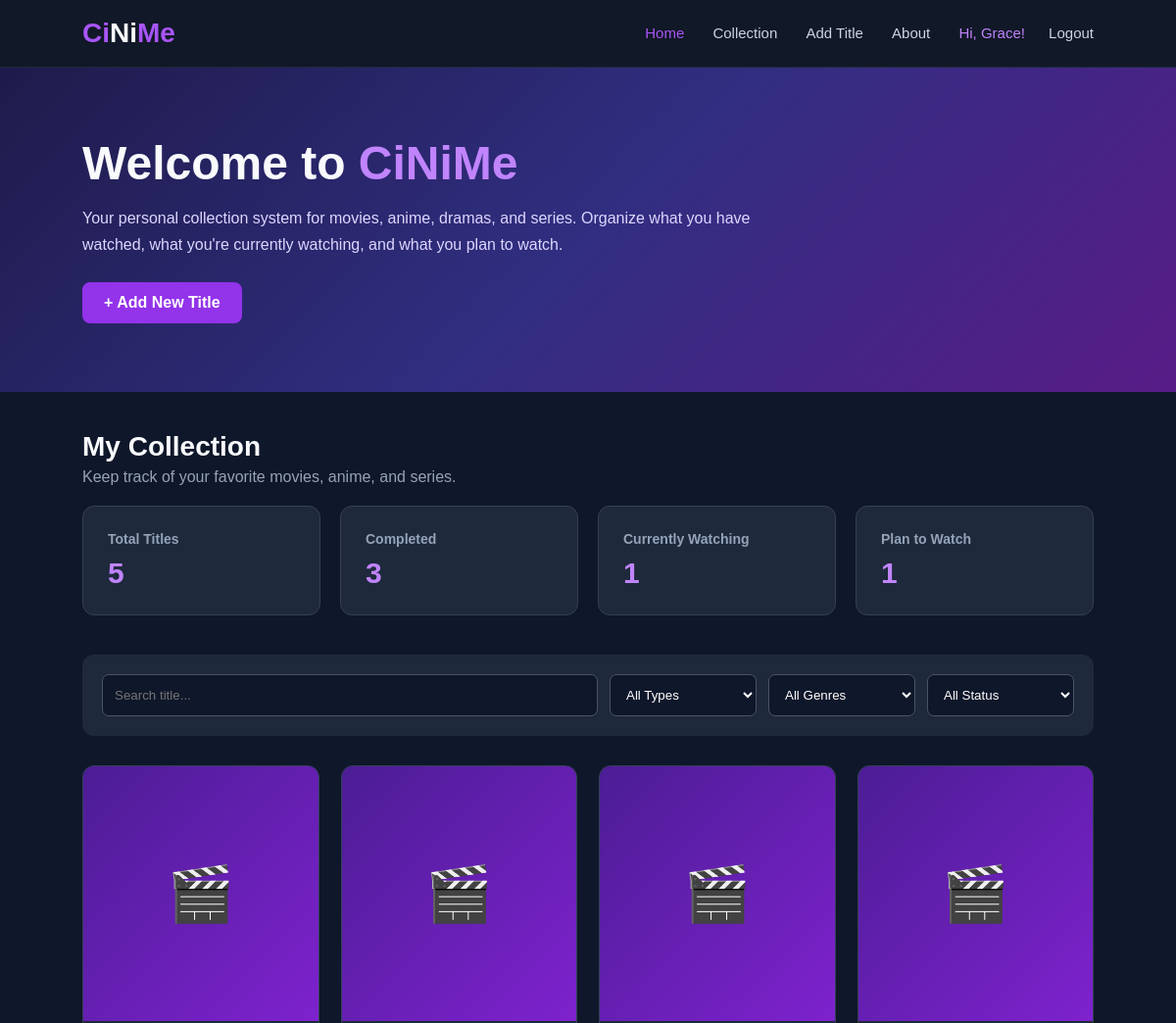
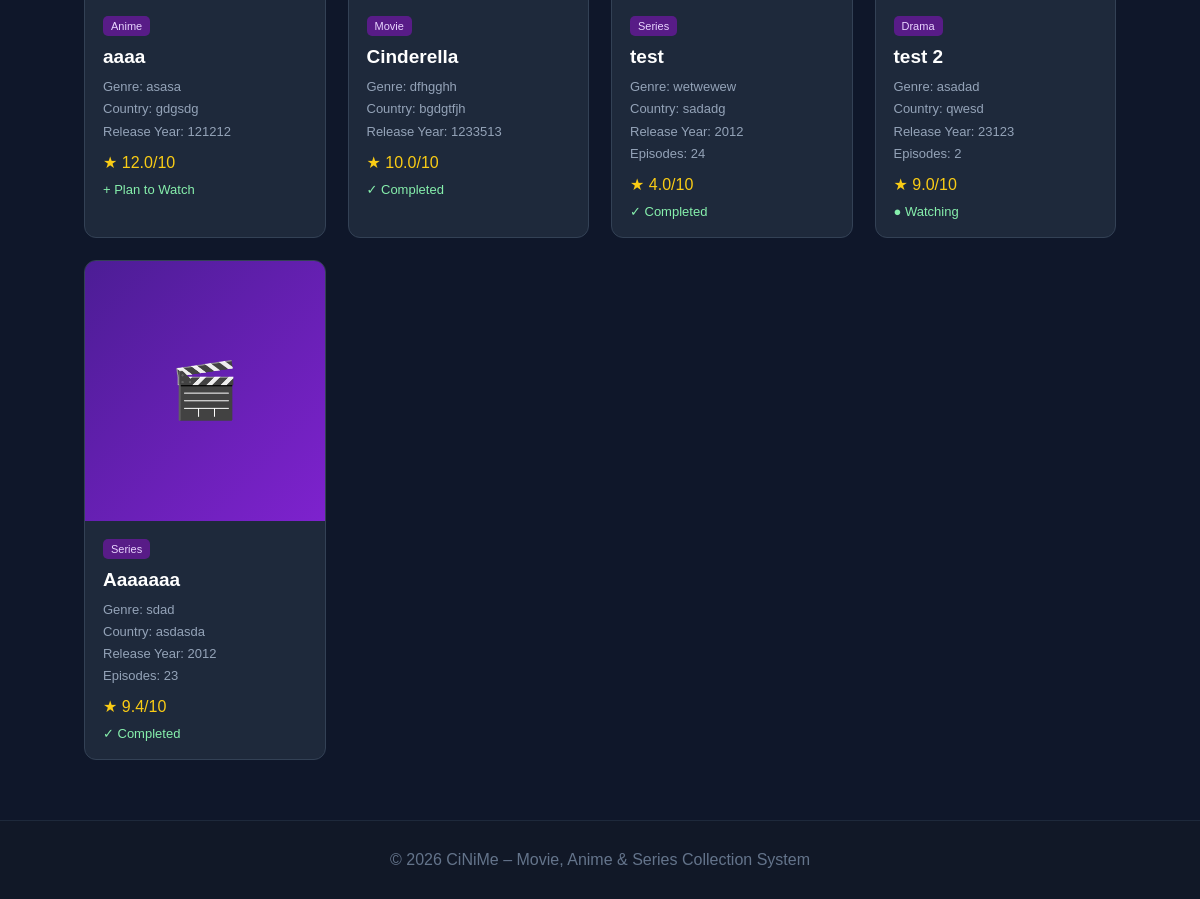
Screenshot of / (signed in) with the database file from the repository (2 pictures, top to bottom).
### Zamora_App/models.py (models this page shows, shortened)
class Movie(models.Model):
    TYPE_CHOICES = [
        ('Movie', 'Movie'),
        ('Anime', 'Anime'),
        ('Series', 'Series'),
        ('Drama', 'Drama'),
    ]
    STATUS_CHOICES = [
        ('Plan to Watch', 'Plan to Watch'),
        ('Watching', 'Watching'),
        ('Completed', 'Completed'),
    ]
    user = models.ForeignKey(
        User,
        on_delete=models.CASCADE,
        related_name='movies',
        null=True,
        blank=True
    )
    title = models.CharField(max_length=200)
    type = models.CharField(max_length=20, choices=TYPE_CHOICES)
    genre = models.CharField(max_length=100)
    country = models.CharField(max_length=100)
    release_year = models.IntegerField()
    status = models.CharField(max_length=20, choices=STATUS_CHOICES)
    rating = models.DecimalField(max_digits=3, decimal_places=1, null=True, blank=True)
    episodes = models.IntegerField(default=1)
    description = models.TextField(blank=True)

### Zamora_App/views.py (the view)
# urls.py: path('', views.index, name='index'),
@login_required
def index(request):
    return render(
        request,
        'Inventory/home.html',
        _home_context(request, MovieForm()),
    )

### Zamora_App/forms.py (shortened to what this page needs)
class MovieForm(forms.ModelForm):
    rating = forms.TypedChoiceField(
        choices=RATING_CHOICES,
        coerce=Decimal,
        required=False,
        widget=forms.Select(),
    )
    class Meta:
        model = Movie
        fields = [
            'title',
            'type',
            'genre',
            'country',
            'release_year',
            'status',
            'rating',
            'episodes',
            'description',
        ]
        widgets = {
            'title': forms.TextInput(),
            'type': forms.Select(),
            'genre': forms.TextInput(),
            'country': forms.TextInput(),
            'release_year': forms.NumberInput(),
            'status': forms.Select(),
            'episodes': forms.NumberInput(),
            'description': forms.Textarea(),
        }

### Zamora_App/views.py (called while the page is built)
def _home_context(request, form):
    movies = Movie.objects.filter(user=request.user)
    return {
        'movies': movies,
        'form': form,
        'total_titles': movies.count(),
        'completed_count': movies.filter(status='Completed').count(),
        'watching_count': movies.filter(status='Watching').count(),
        'plan_count': movies.filter(status='Plan to Watch').count(),
    }

### Zamora_App/templates/inventory/home.html (shortened to what this page needs)
{% load static %}
<!DOCTYPE html>
<html lang="en">
<head>
    <link rel="stylesheet" href="{% static 'css/style.css' %}">
</head>
<body>
    <header>
        <div class="logo">
            Ci<span>Ni</span>Me
        </div>
        <nav>
            <a href="#"
               class="active"
               onclick="showHome(); return false;">
                Home
            </a>
            <a href="#"
               onclick="showCollection(); return false;">
                Collection
            </a>
            <a href="#"
               onclick="showAdd(); return false;">
                Add Title
            </a>
            <a href="#"
               onclick="showAbout(); return false;">
                About
            </a>
            {% if user.is_authenticated %}
                <span class="nav-user">
                    Hi, {{ user.username }}!
                </span>
                <form method="POST"
                      action="{% url 'logout' %}"
                      class="logout-form">
                    <button type="submit" class="logout-button">
                        Logout
                    </button>
                </form>
            {% endif %}
        </nav>
    </header>
    <div id="home">
        <section class="hero">
            <div class="hero-content">
                <h1>
                    Welcome to <span>CiNiMe</span>
                </h1>
                <p>
                    Your personal collection system for movies, anime,
                    dramas, and series. Organize what you have watched,
                    what you're currently watching, and what you plan
                    to watch.
                </p>
                <a href="#"
                   class="btn"
                   onclick="showAdd(); return false;">
                    + Add New Title
                </a>
            </div>
        </section>
        <main>
            <div class="section-title">
                <h2>
                    My Collection
                </h2>
                <p>
                    Keep track of your favorite movies, anime, and series.
                </p>
            </div>
            <section class="stats">
                <div class="stat-card">
                    <h3>
                        Total Titles
                    </h3>
                    <div class="number">
                        {{ total_titles }}
                    </div>
                </div>
                <div class="stat-card">
                    <h3>
                        Completed
                    </h3>
                    <div class="number">
                        {{ completed_count }}
                    </div>
                </div>
                <div class="stat-card">
                    <h3>
                        Currently Watching
                    </h3>
                    <div class="number">
                        {{ watching_count }}
                    </div>
                </div>
                <div class="stat-card">
                    <h3>
                        Plan to Watch
                    </h3>
                    <div class="number">
                        {{ plan_count }}
                    </div>
                </div>
            </section>
            <section class="filters">
                <input
                    type="text"
                    id="searchInput"
                    placeholder="Search title..."
                >
                <select id="typeFilter">
                    <option value="">
                        All Types
                    </option>
                </select>
                <select id="genreFilter">
                    <option value="">
                        All Genres
                    </option>
                </select>
                <select id="statusFilter">
                    <option value="">
                        All Status
                    </option>
                </select>
            </section>
            <section class="collection" id="homeCollection">
                {% for movie in movies %}
                <article
                    class="card"
                    data-title="{{ movie.title|lower }}"
                    data-type="{{ movie.type }}"
                    data-genre="{{ movie.genre }}"
                    data-status="{{ movie.status }}"
                >
                    <div class="poster">
                        🎬
                    </div>
                    <div class="card-content">
                        <span class="type">
                            {{ movie.type }}
                        </span>
                        <h3>
                            <a href="{% url 'edit' movie.pk %}" class="title-link">
                                {{ movie.title }}
                            </a>
                        </h3>
                        <div class="card-info">
                            Genre:
                            {{ movie.genre }}
                            <br>
                            Country:
                            {{ movie.country }}
                            <br>
                            Release Year:
                            {{ movie.release_year }}
                            {% if movie.type != "Movie" and movie.episodes > 0 %}
                                <br>
                                Episodes:
                                {{ movie.episodes }}
                            {% endif %}
                        </div>
                        {% if movie.rating is not None %}
                            <div class="rating">
                                ★ {{ movie.rating }}/10
                            </div>
                        {% endif %}
                        <div class="status">
                            {% if movie.status == "Completed" %}
                                ✓ Completed
                            {% elif movie.status == "Watching" %}
                                ● Watching
                            {% else %}
                                + Plan to Watch
                            {% endif %}
                        </div>
                    </div>
                </article>
                {% empty %}
                <p class="no-results">
                    No titles have been added yet.
                </p>
                {% endfor %}
            </section>
        </main>
    </div>
    <footer>
        <p>
            © 2026 CiNiMe – Movie, Anime & Series Collection System
        </p>
    </footer>
</body>
</html>

### Zamora_App/static/css/style.css (style rules this page uses)
* { margin: 0; padding: 0; box-sizing: border-box; font-family: Arial, Helvetica, sans-serif; }
body { background: #0f172a; color: #f8fafc; }
header { background: #111827; padding: 18px 7%; display: flex; justify-content: space-between; align-items: center; border-bottom: 1px solid #1e293b; }
.logo { font-size: 28px; font-weight: bold; color: #a855f7; }
.logo span { color: #f8fafc; }
nav a { color: #cbd5e1; text-decoration: none; margin-left: 25px; font-size: 15px; }
nav a:hover, nav a.active { color: #a855f7; }
.hero { padding: 70px 7%; background: linear-gradient( 135deg, #1e1b4b, #312e81, #581c87 ); }
.hero-content { max-width: 700px; }
.hero h1 { font-size: 48px; margin-bottom: 15px; }
.hero h1 span { color: #c084fc; }
.hero p { color: #ddd6fe; line-height: 1.7; margin-bottom: 25px; }
.btn { display: inline-block; padding: 12px 22px; background: #9333ea; color: white; text-decoration: none; border-radius: 8px; font-weight: bold; }
main { width: 86%; max-width: 1400px; margin: 40px auto; }
.section-title { margin-bottom: 20px; }
.section-title h2 { font-size: 28px; }
.section-title p { color: #94a3b8; margin-top: 6px; }
.stats { display: grid; grid-template-columns: repeat(4, 1fr); gap: 20px; margin-bottom: 40px; }
.stat-card { background: #1e293b; padding: 25px; border-radius: 12px; border: 1px solid #334155; }
.stat-card h3 { color: #94a3b8; font-size: 14px; margin-bottom: 10px; }
.stat-card .number { font-size: 30px; font-weight: bold; color: #c084fc; }
.filters { background: #1e293b; padding: 20px; border-radius: 12px; display: flex; gap: 12px; margin-bottom: 30px; flex-wrap: wrap; }
.filters input, .filters select { padding: 12px; border: 1px solid #475569; border-radius: 7px; background: #0f172a; color: white; outline: none; }
.filters input { flex: 1; min-width: 220px; }
.filters select { min-width: 150px; }
.collection { display: grid; grid-template-columns: repeat(4, 1fr); gap: 22px; }
.card { background: #1e293b; border-radius: 12px; overflow: hidden; border: 1px solid #334155; transition: 0.3s; }
.poster { height: 260px; background: linear-gradient( 135deg, #4c1d95, #7e22ce ); display: flex; align-items: center; justify-content: center; font-size: 55px; color: #ddd6fe; }
.card-content { padding: 18px; }
.card-content h3 { font-size: 19px; margin-bottom: 8px; }
.title-link:link, .title-link:visited, .title-link:hover, .title-link:active { color: #fff; text-decoration: none; }
.type { display: inline-block; background: #581c87; color: #e9d5ff; padding: 4px 8px; border-radius: 5px; font-size: 11px; margin-bottom: 10px; }
.card-info { color: #94a3b8; font-size: 13px; line-height: 1.7; }
.rating { color: #facc15; margin-top: 10px; }
.status { margin-top: 10px; font-size: 13px; color: #86efac; }
footer { margin-top: 60px; padding: 30px 7%; background: #111827; text-align: center; color: #64748b; border-top: 1px solid #1e293b; }
.nav-user { color: #c084fc; margin-left: 25px; font-size: 15px; }
.logout-form { display: inline; margin: 0; padding: 0; }
.logout-button { background: none; border: none; color: #cbd5e1; margin-left: 20px; font-size: 15px; cursor: pointer; }

### rows the page displays
Movie: type "Anime", title "aaaa", genre "asasa", country "gdgsdg", release_year "121212", rating "12.0", status "+ Plan to Watch"
Movie: type "Movie", title "Cinderella", genre "dfhgghh", country "bgdgtfjh", release_year "1233513", rating "10.0", status "✓ Completed"
Movie: type "Series", title "test", genre "wetwewew", country "sadadg", release_year "2012", episodes "24", rating "4.0", status "✓ Completed"
Movie: type "Drama", title "test 2", genre "asadad", country "qwesd", release_year "23123", episodes "2", rating "9.0", status "● Watching"
Movie: type "Series", title "Aaaaaaa", genre "sdad", country "asdasda", release_year "2012", episodes "23", rating "9.4", status "✓ Completed"

### other values shown
{{ user.username }} "Grace"
{{ total_titles }} "5"
{{ completed_count }} "3"
{{ watching_count }} "1"
{{ plan_count }} "1"
